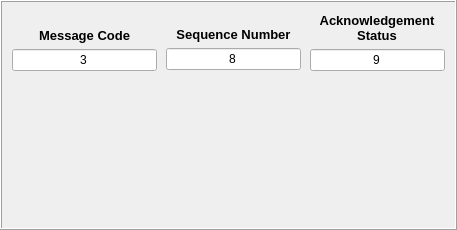
  <widget class="QFrame" name="frame_ack_nack">
   <property name="geometry">
    <rect>
     <x>8</x>
     <y>1300</y>
     <width>457</width>
     <height>230</height>
    </rect>
   </property>
   <property name="minimumSize">
    <size>
     <width>455</width>
     <height>230</height>
    </size>
   </property>
   <property name="maximumSize">
    <size>
     <width>16777215</width>
     <height>16777215</height>
    </size>
   </property>
   <property name="frameShape">
    <enum>QFrame::Box</enum>
   </property>
   <property name="frameShadow">
    <enum>QFrame::Raised</enum>
   </property>
   <widget class="QWidget" name="layoutWidget_4">
    <property name="geometry">
     <rect>
      <x>166</x>
      <y>11</y>
      <width>135</width>
      <height>59</height>
     </rect>
    </property>
    <layout class="QGridLayout" name="gridLayout_69">
     <item row="0" column="0" alignment="Qt::AlignBottom">
      <widget class="QLabel" name="label_61">
       <property name="font">
        <font>
         <family>Arial</family>
         <pointsize>10</pointsize>
         <weight>75</weight>
         <bold>true</bold>
        </font>
       </property>
       <property name="text">
        <string>Sequence Number</string>
       </property>
       <property name="alignment">
        <set>Qt::AlignCenter</set>
       </property>
      </widget>
     </item>
     <item row="1" column="0">
      <widget class="QLineEdit" name="lineEdit_seqno_ack">
       <property name="text">
        <string>8</string>
       </property>
       <property name="alignment">
        <set>Qt::AlignCenter</set>
       </property>
      </widget>
     </item>
    </layout>
   </widget>
   <widget class="QWidget" name="layoutWidget_5">
    <property name="geometry">
     <rect>
      <x>310</x>
      <y>11</y>
      <width>135</width>
      <height>60</height>
     </rect>
    </property>
    <layout class="QGridLayout" name="gridLayout_76">
     <item row="0" column="0" alignment="Qt::AlignHCenter|Qt::AlignBottom">
      <widget class="QLabel" name="label_67">
       <property name="font">
        <font>
         <family>Arial</family>
         <pointsize>10</pointsize>
         <weight>75</weight>
         <bold>true</bold>
        </font>
       </property>
       <property name="text">
        <string>Acknowledgement 
Status</string>
       </property>
       <property name="alignment">
        <set>Qt::AlignCenter</set>
       </property>
      </widget>
     </item>
     <item row="1" column="0">
      <widget class="QLineEdit" name="lineEdit_status_ack">
       <property name="text">
        <string>9</string>
       </property>
       <property name="alignment">
        <set>Qt::AlignCenter</set>
       </property>
      </widget>
     </item>
    </layout>
   </widget>
   <widget class="QWidget" name="layoutWidget_6">
    <property name="geometry">
     <rect>
      <x>12</x>
      <y>12</y>
      <width>145</width>
      <height>59</height>
     </rect>
    </property>
    <layout class="QGridLayout" name="gridLayout_67">
     <item row="0" column="0" alignment="Qt::AlignHCenter|Qt::AlignBottom">
      <widget class="QLabel" name="label_62">
       <property name="font">
        <font>
         <family>Arial</family>
         <pointsize>10</pointsize>
         <weight>75</weight>
         <bold>true</bold>
        </font>
       </property>
       <property name="text">
        <string>Message Code</string>
       </property>
       <property name="alignment">
        <set>Qt::AlignCenter</set>
       </property>
      </widget>
     </item>
     <item row="1" column="0">
      <widget class="QLineEdit" name="lineEdit_msgcode_ack">
       <property name="text">
        <string>3</string>
       </property>
       <property name="alignment">
        <set>Qt::AlignCenter</set>
       </property>
      </widget>
     </item>
    </layout>
   </widget>
  </widget>
